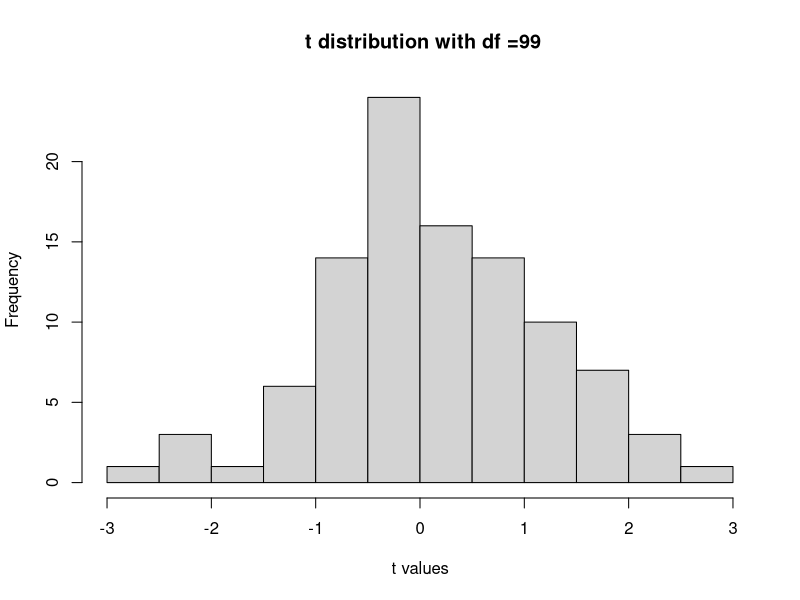
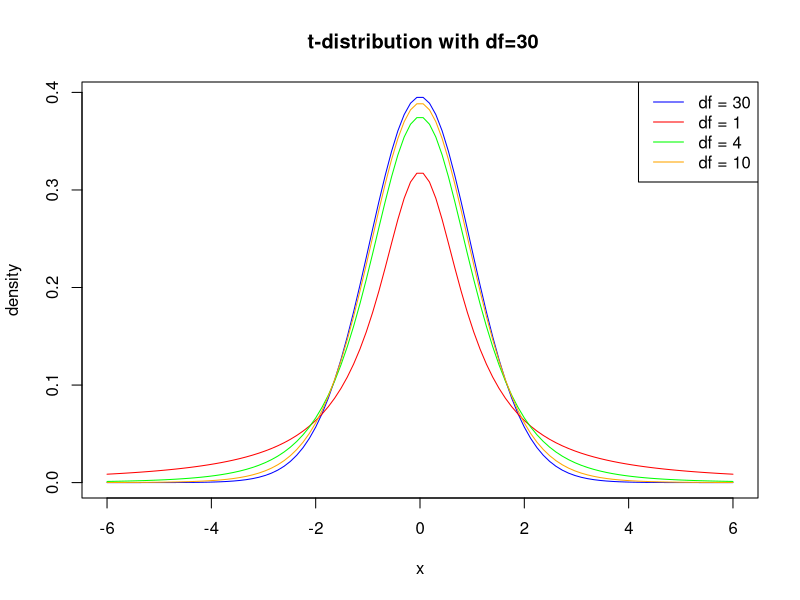
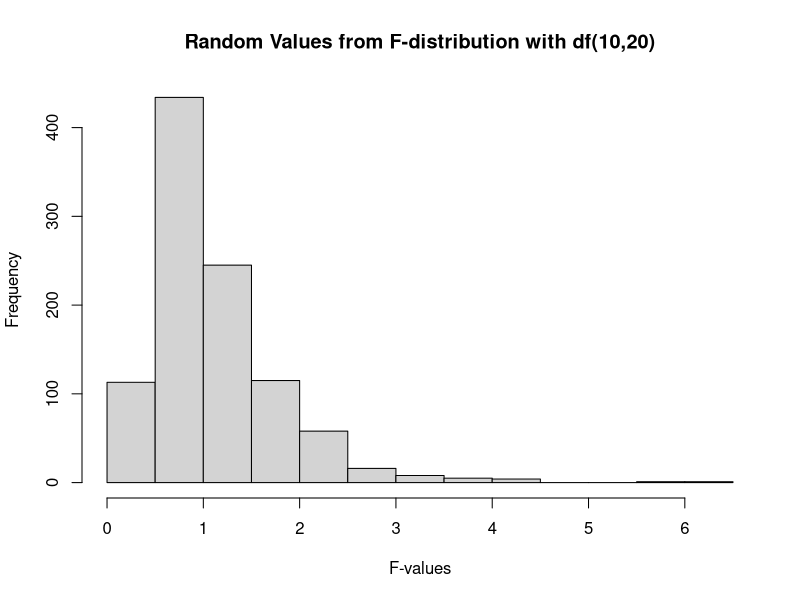

Reproduce these figures in R, in order.
#1
d<-rt(100,99)
hist(d, main = " t distribution with df =99",xlab = "t values")

#2
n<-100
val<-c(2,10,25)
chi_square<- lapply(val, function(df) rchisq(n,df))
chi_square

#3
x<- seq(-6,6 ,length=100)
df_values <- c(1, 4, 10, 30)
t_density <- sapply(df_values, function(df) dt(x, df))
t_density

plot(x,t_density[,4],type = "l",main = " t-distribution with df=30",xlab = "x",ylab = "density",col="blue")
lines(x,t_density[,1],col="red")
lines(x,t_density[,2],col="green")
lines(x,t_density[,3],col="orange")
legend("topright", legend = c("df = 30", "df = 1", "df = 4", "df = 10"), col = c("blue", "red", "green", "orange"), lty = 1)

#4
#i
qf(0.95,10,20)

#ii
area_interval_1 <- pf(1.5, 10, 20)
area_interval_2 <- 1 - pf(1.5, 10, 20)
cat("(ii) Area under [0, 1.5]:", area_interval_1, "\n")
cat("    Area under [1.5, +∞):", area_interval_2, "\n")

#iii
quantiles <- c(0.25, 0.5, 0.75, 0.999)
quantile_values <- qf(quantiles, 10, 20)
cat(" Quantiles for probabilities:", quantiles, "are", quantile_values, "\n")

#iv
random_values <- rf(1000, 10, 20)
hist(random_values, main = "Random Values from F-distribution with df(10,20)", xlab = "F-values")
